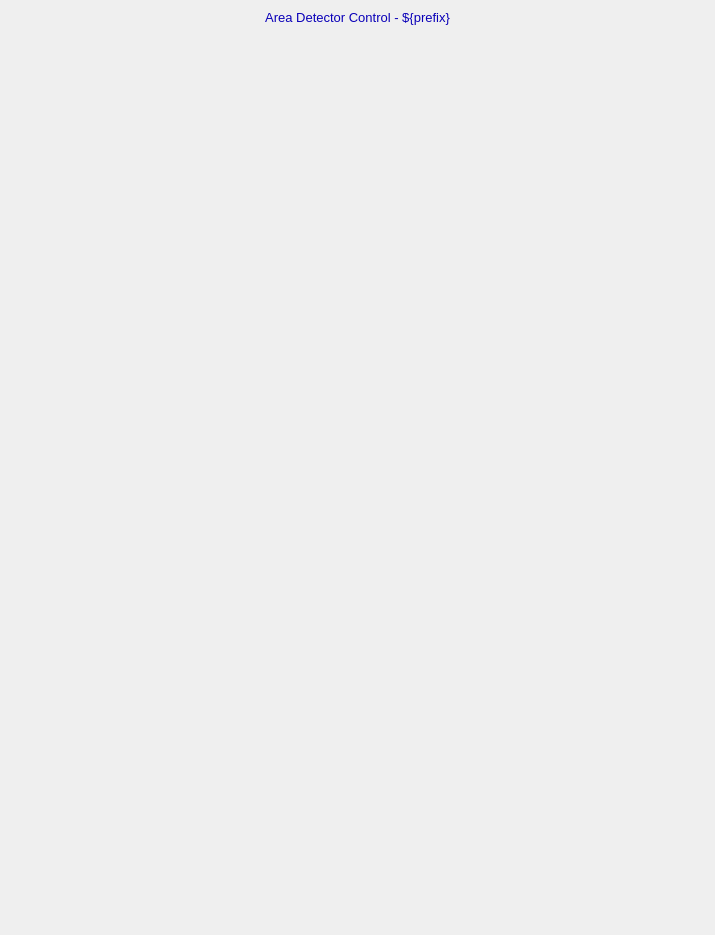
<?xml version="1.0" ?>
<ui version="4.0">
  <class>Dialog</class>
  <widget class="QWidget" name="screen">
    <property name="geometry">
      <rect>
        <x>670</x>
        <y>172</y>
        <width>715</width>
        <height>935</height>
      </rect>
    </property>
    <property name="styleSheet">
      <string notr="true">QWidget#screen {
  color: rgb(0, 0, 0);
  background-color: rgb(187, 187, 187);
  }</string>
    </property>
    <property name="windowTitle">
      <string>ADBase</string>
    </property>
    <widget class="PyDMDrawingRectangle" name="rectangle">
      <property name="geometry">
        <rect>
          <x>0</x>
          <y>4</y>
          <width>715</width>
          <height>25</height>
        </rect>
      </property>
      <property name="brush" stdset="0">
        <brush brushstyle="SolidPattern">
          <color alpha="255">
            <red>218</red>
            <green>218</green>
            <blue>218</blue>
          </color>
        </brush>
      </property>
      <property name="penStyle" stdset="0">
        <enum>Qt::SolidLine</enum>
      </property>
      <property name="penColor" stdset="0">
        <color>
          <red>218</red>
          <green>218</green>
          <blue>218</blue>
        </color>
      </property>
      <property name="penWidth" stdset="0">
        <double>0</double>
      </property>
      <property name="penCapStyle" stdset="0">
        <enum>Qt::FlatCap</enum>
      </property>
      <property name="toolTip">
        <string>rectangle</string>
      </property>
    </widget>
    <widget class="PyDMEmbeddedDisplay" name="composite">
      <property name="geometry">
        <rect>
          <x>6</x>
          <y>35</y>
          <width>350</width>
          <height>340</height>
        </rect>
      </property>
      <property name="toolTip">
        <string>composite</string>
      </property>
      <property name="filename" stdset="0">
        <string>ADSetup_V32.ui</string>
      </property>
    </widget>
    <widget class="PyDMEmbeddedDisplay" name="composite_1">
      <property name="geometry">
        <rect>
          <x>360</x>
          <y>35</y>
          <width>350</width>
          <height>165</height>
        </rect>
      </property>
      <property name="toolTip">
        <string>composite_1</string>
      </property>
      <property name="filename" stdset="0">
        <string>ADShutter_V32.ui</string>
      </property>
    </widget>
    <widget class="PyDMEmbeddedDisplay" name="composite_2">
      <property name="geometry">
        <rect>
          <x>360</x>
          <y>820</y>
          <width>350</width>
          <height>110</height>
        </rect>
      </property>
      <property name="toolTip">
        <string>composite_2</string>
      </property>
      <property name="filename" stdset="0">
        <string>ADAttrFile_V32.ui</string>
      </property>
    </widget>
    <widget class="PyDMEmbeddedDisplay" name="composite_3">
      <property name="geometry">
        <rect>
          <x>360</x>
          <y>755</y>
          <width>350</width>
          <height>60</height>
        </rect>
      </property>
      <property name="toolTip">
        <string>composite_3</string>
      </property>
      <property name="filename" stdset="0">
        <string>ADDriverFile_V32.ui</string>
      </property>
    </widget>
    <widget class="PyDMEmbeddedDisplay" name="composite_4">
      <property name="geometry">
        <rect>
          <x>5</x>
          <y>465</y>
          <width>350</width>
          <height>380</height>
        </rect>
      </property>
      <property name="toolTip">
        <string>composite_4</string>
      </property>
      <property name="filename" stdset="0">
        <string>ADReadout_V32.ui</string>
      </property>
    </widget>
    <widget class="PyDMEmbeddedDisplay" name="composite_5">
      <property name="geometry">
        <rect>
          <x>360</x>
          <y>205</y>
          <width>350</width>
          <height>405</height>
        </rect>
      </property>
      <property name="toolTip">
        <string>composite_5</string>
      </property>
      <property name="filename" stdset="0">
        <string>ADCollect_V32.ui</string>
      </property>
    </widget>
    <widget class="PyDMEmbeddedDisplay" name="composite_6">
      <property name="geometry">
        <rect>
          <x>5</x>
          <y>380</y>
          <width>350</width>
          <height>80</height>
        </rect>
      </property>
      <property name="toolTip">
        <string>composite_6</string>
      </property>
      <property name="filename" stdset="0">
        <string>ADPlugins_V32.ui</string>
      </property>
    </widget>
    <widget class="PyDMEmbeddedDisplay" name="composite_7">
      <property name="geometry">
        <rect>
          <x>360</x>
          <y>615</y>
          <width>350</width>
          <height>135</height>
        </rect>
      </property>
      <property name="toolTip">
        <string>composite_7</string>
      </property>
      <property name="filename" stdset="0">
        <string>ADBuffers_V32.ui</string>
      </property>
    </widget>
    <widget class="QLabel" name="text">
      <property name="geometry">
        <rect>
          <x>0</x>
          <y>5</y>
          <width>715</width>
          <height>25</height>
        </rect>
      </property>
      <property name="text">
        <string>Area Detector Control - ${prefix}</string>
      </property>
      <property name="font" stdset="0">
        <font>
          <pointsize>10</pointsize>
        </font>
      </property>
      <property name="brush" stdset="0">
        <brush brushstyle="SolidPattern">
          <color alpha="255">
            <red>10</red>
            <green>0</green>
            <blue>184</blue>
          </color>
        </brush>
      </property>
      <property name="toolTip">
        <string>text</string>
      </property>
      <property name="alignment">
        <set>Qt::AlignCenter</set>
      </property>
      <property name="styleSheet">
        <string notr="true">QLabel#text {
  color: rgb(10, 0, 184);
  }</string>
      </property>
    </widget>
  </widget>
  <customwidgets>
    <customwidget>
      <class>PyDMDrawingRectangle</class>
      <extends>QWidget</extends>
      <header>pydm.widgets.drawing</header>
    </customwidget>
    <customwidget>
      <class>PyDMEmbeddedDisplay</class>
      <extends>QFrame</extends>
      <header>pydm.widgets.embedded_display</header>
    </customwidget>
    <customwidget>
      <class>PyDMLabel</class>
      <extends>QLabel</extends>
      <header>pydm.widgets.label</header>
    </customwidget>
  </customwidgets>
</ui>
